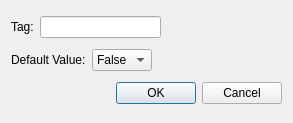
<?xml version="1.0" encoding="UTF-8"?>
<ui version="4.0">
 <class>Dialog</class>
 <widget class="QDialog" name="Dialog">
  <property name="geometry">
   <rect>
    <x>0</x>
    <y>0</y>
    <width>293</width>
    <height>123</height>
   </rect>
  </property>
  <property name="windowTitle">
   <string>Add Tag</string>
  </property>
  <layout class="QVBoxLayout" name="verticalLayout">
   <item>
    <layout class="QHBoxLayout" name="horizontalLayout_2">
     <item>
      <widget class="QLabel" name="tag_lbl">
       <property name="text">
        <string>Tag:</string>
       </property>
      </widget>
     </item>
     <item>
      <widget class="QLineEdit" name="tag_nm"/>
     </item>
     <item>
      <spacer name="tag_spacer">
       <property name="orientation">
        <enum>Qt::Horizontal</enum>
       </property>
       <property name="sizeHint" stdset="0">
        <size>
         <width>40</width>
         <height>20</height>
        </size>
       </property>
      </spacer>
     </item>
    </layout>
   </item>
   <item>
    <layout class="QHBoxLayout" name="horizontalLayout">
     <item>
      <widget class="QLabel" name="def_lbl">
       <property name="text">
        <string>Default Value:</string>
       </property>
      </widget>
     </item>
     <item>
      <widget class="QComboBox" name="tag_def_val">
       <item>
        <property name="text">
         <string>False</string>
        </property>
       </item>
       <item>
        <property name="text">
         <string>True</string>
        </property>
       </item>
      </widget>
     </item>
     <item>
      <spacer name="def_spacer">
       <property name="orientation">
        <enum>Qt::Horizontal</enum>
       </property>
       <property name="sizeHint" stdset="0">
        <size>
         <width>40</width>
         <height>20</height>
        </size>
       </property>
      </spacer>
     </item>
    </layout>
   </item>
   <item>
    <widget class="QDialogButtonBox" name="buttonBox">
     <property name="orientation">
      <enum>Qt::Horizontal</enum>
     </property>
     <property name="standardButtons">
      <set>QDialogButtonBox::Cancel|QDialogButtonBox::Ok</set>
     </property>
    </widget>
   </item>
  </layout>
 </widget>
 <resources/>
 <connections>
  <connection>
   <sender>buttonBox</sender>
   <signal>accepted()</signal>
   <receiver>Dialog</receiver>
   <slot>accept()</slot>
   <hints>
    <hint type="sourcelabel">
     <x>248</x>
     <y>254</y>
    </hint>
    <hint type="destinationlabel">
     <x>157</x>
     <y>274</y>
    </hint>
   </hints>
  </connection>
  <connection>
   <sender>buttonBox</sender>
   <signal>rejected()</signal>
   <receiver>Dialog</receiver>
   <slot>reject()</slot>
   <hints>
    <hint type="sourcelabel">
     <x>316</x>
     <y>260</y>
    </hint>
    <hint type="destinationlabel">
     <x>286</x>
     <y>274</y>
    </hint>
   </hints>
  </connection>
 </connections>
</ui>
